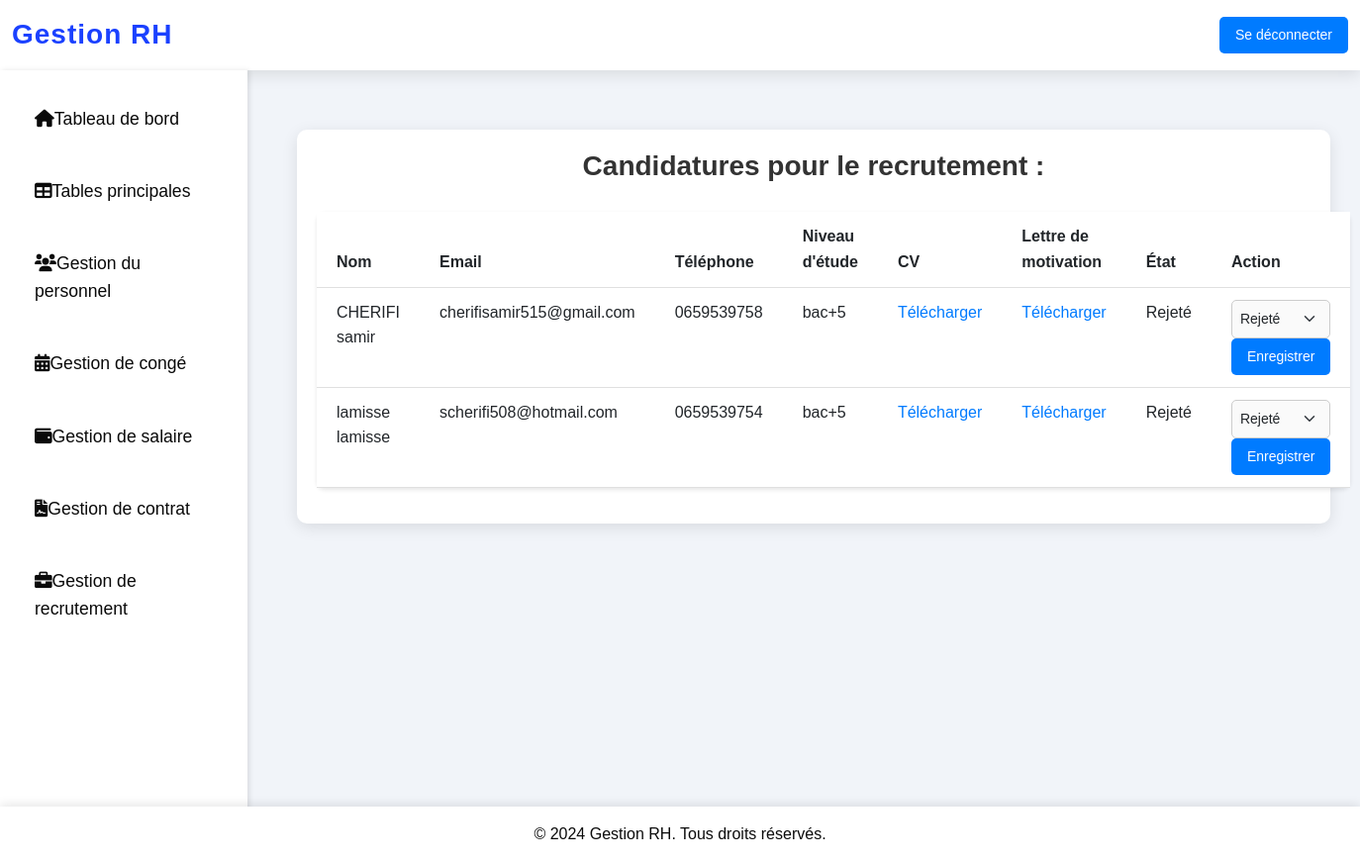
Screenshot of /gestion/gestion_candidatures/ (signed in) with the database file from the repository.
### gestion/models.py (models this page shows, shortened)
class Candidature(models.Model):
    recrutement = models.ForeignKey(Recrutement, on_delete=models.CASCADE, related_name="candidatures")
    nom = models.CharField(max_length=50)
    prenom = models.CharField(max_length=50)
    genre = models.CharField(max_length=10, choices=[('Homme', 'Homme'), ('Femme', 'Femme')], default='Homme')
    date_naissance = models.DateField(null=True, blank=True)
    email = models.EmailField()
    telephone = models.CharField(max_length=15, null=True, blank=True)
    niveau_etude = models.CharField(max_length=50, null=True, blank=True)
    lettre_motivation = models.FileField(upload_to='lettres/', null=True, blank=True)
    cv = models.FileField(upload_to='cvs/')
    etat = models.CharField(max_length=20, choices=[
        ('reçu', 'Reçu'),
        ('en_cours', 'En cours de traitement'),
        ('accepté', 'Accepté'),
        ('rejeté', 'Rejeté'),
    ], default='reçu')

### gestion/views.py (the view)
# urls.py: path('gestion_candidatures/', views.Gestion_candidature, name='Gestion_candidature'),
def Gestion_candidature(request):
    candidatures = Candidature.objects.all()
    return render(request, 'gestion_recrutements.html', {'candidatures':candidatures})

### gestion/templates/gestion_recrutements.html (shortened to what this page needs)
{% extends 'base.html' %}
{% block content %}
<!DOCTYPE html>
<html lang="fr">
<head>
</head>
<body>
    <div class="container">
        <h2 class="page-title">Candidatures pour le recrutement : {{ recrutement.poste }}</h2>
        <table class="table">
            <thead>
                <tr>
                    <th>Nom</th>
                    <th>Email</th>
                    <th>Téléphone</th>
                    <th>Niveau d'étude</th>
                    <th>CV</th>
                    <th>Lettre de motivation</th>
                    <th>État</th>
                    <th>Action</th>
                </tr>
            </thead>
            <tbody>
                {% for candidature in candidatures %}
                <tr>
                    <td>{{ candidature.nom }} {{ candidature.prenom }}</td>
                    <td>{{ candidature.email }}</td>
                    <td>{{ candidature.telephone }}</td>
                    <td>{{ candidature.niveau_etude }}</td>
                    <td><a href="{{ candidature.cv.url }}" target="_blank">Télécharger</a></td>
                    <td>
                        {% if candidature.lettre_motivation %}
                        <a href="{{ candidature.lettre_motivation.url }}" target="_blank">Télécharger</a>
                        {% else %}
                        Non fourni
                        {% endif %}
                    </td>
                    <td>{{ candidature.get_etat_display }}</td>
                    <td>
                        <form method="POST" action="{% url 'update_candidature' candidature.id %}">
                            <select name="etat" class="form-select">
                                <option value="rejeté" {% if candidature.etat == 'rejeté' %}selected{% endif %}>Rejeté</option>
                            </select>
                            <button type="submit" class="btn">Enregistrer</button>
                        </form>
                    </td>
                </tr>
                {% endfor %}
            </tbody>
        </table>
    </div>
</body>
</html>
{% endblock %}

### gestion/templates/base.html (style rules this page uses)
* { margin: 0; padding: 0; box-sizing: border-box; font-family: 'Poppins', sans-serif; }
body { background-color: rgb(234, 234, 234); background-size: cover; background-repeat: no-repeat; background-position: center; height: 100vh; margin: 0; padding: 0; color: #131212; font-size: 16px; line-height: 1.6; }
.page-title { font-size: 2.5rem; font-weight: 700; color: #02055b; margin-bottom: 30px; }

### gestion/templates/gestion_recrutements.html (style rules this page uses)
* { margin: 0; padding: 0; box-sizing: border-box; }
body { font-family: 'Segoe UI', Tahoma, Geneva, Verdana, sans-serif; background-color: #f1f4f9; color: #333; }
.container { max-width: 1200px; margin: 30px auto; padding: 20px; background-color: #ffffff; border-radius: 10px; box-shadow: 0 4px 16px rgba(0, 0, 0, 0.1); }
.page-title { text-align: center; margin-bottom: 30px; font-size: 28px; font-weight: 600; color: #333; }
.table { width: 100%; border-collapse: collapse; background-color: #ffffff; border-radius: 8px; box-shadow: 0 2px 4px rgba(0, 0, 0, 0.1); }
.table thead { background-color: #007bff; color: #ffffff; }
.table th, .table td { padding: 12px 20px; text-align: left; border-bottom: 1px solid #e0e0e0; }
.table tbody tr:nth-child(even) { background-color: #fafafa; }
.table a { color: #007bff; text-decoration: none; }
.btn { padding: 8px 16px; border: none; background-color: #007bff; color: white; font-size: 14px; cursor: pointer; border-radius: 5px; transition: background-color 0.3s ease; }
.form-select { padding: 8px; font-size: 14px; border: 1px solid #ccc; border-radius: 5px; background-color: #fafafa; transition: border-color 0.3s ease; }

### rows the page displays
Candidature: nom "CHERIFI", prenom "samir", email "cherifisamir515@gmail.com", telephone "0659539758", niveau_etude "bac+5", etat "Rejeté"
Candidature: nom "lamisse", prenom "lamisse", email "scherifi508@hotmail.com", telephone "0659539754", niveau_etude "bac+5", etat "Rejeté"
